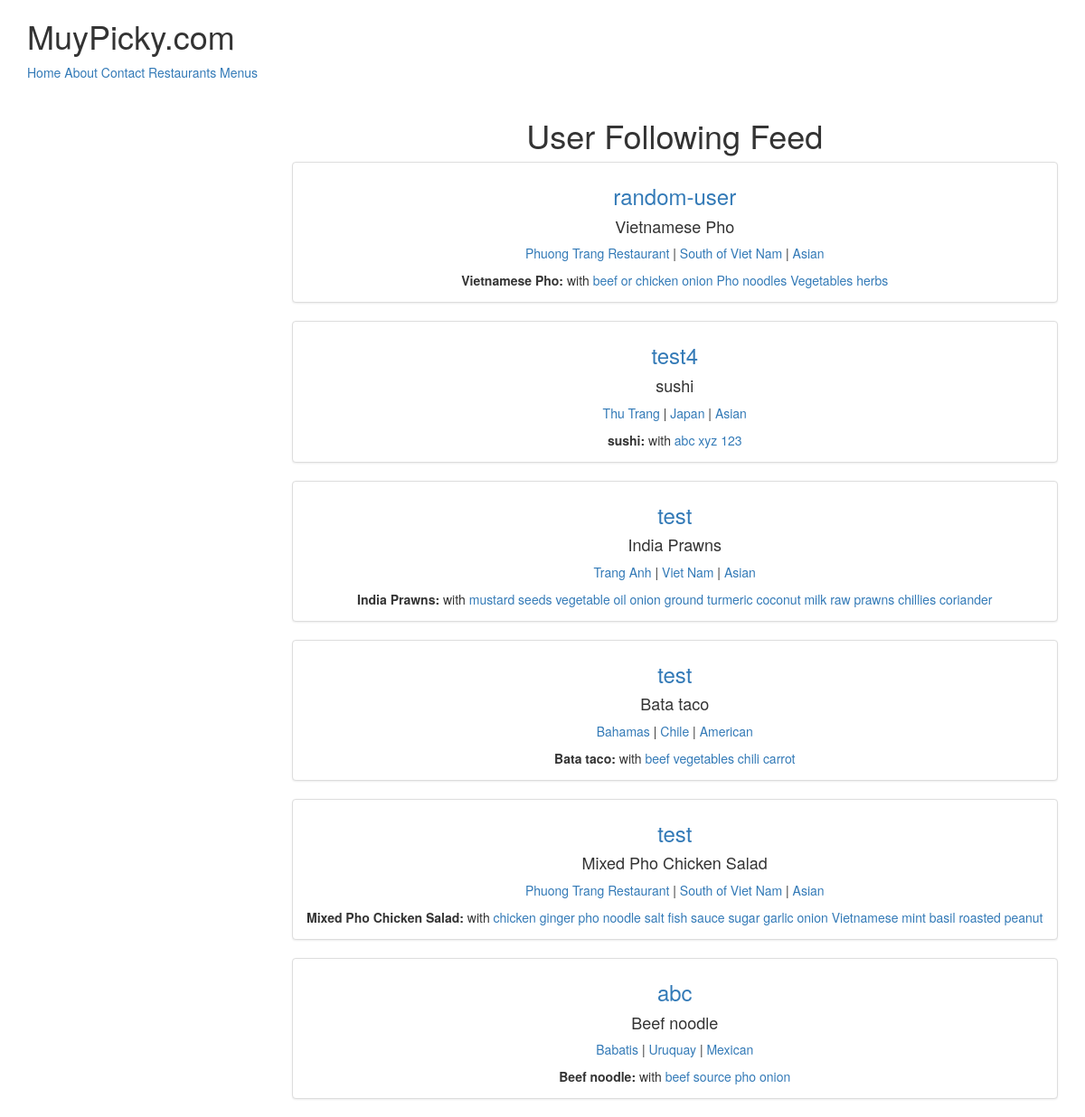
The app's page / (signed in) with its own data.
### menus/models.py (models this page shows, shortened)
class Item(models.Model):
	user		= models.ForeignKey(settings.AUTH_USER_MODEL)
	restaurant 	= models.ForeignKey(RestaurantLocation)
	name		= models.CharField(max_length=120)
	contents	= models.TextField(help_text='Seperate each item by comma')
	excludes	= models.TextField(blank=True, null=True, help_text='Seperate each item by comma')
	public		= models.BooleanField(default=True)
	timestamp	= models.DateTimeField(auto_now_add=True)
	updated		= models.DateTimeField(auto_now=True)
	class Meta:
		ordering = ['-updated', '-timestamp']
	def get_contents(self):
		return self.contents.split(',')

### restaurants/models.py (models this page shows, shortened)
class RestaurantLocation(models.Model):
	owner		= models.ForeignKey(User) # Django Models Unleached JOINCFE.com
	name		= models.CharField(max_length=120)
	location	= models.CharField(max_length=120, null=True, blank=True)
	category	= models.CharField(max_length=120, null=True, blank=True, validators=[validate_category])
	timestamp	= models.DateTimeField(auto_now_add=True)
	updated		= models.DateTimeField(auto_now=True)
	slug		= models.SlugField(null=True, blank=True)
	objects = RestaurantLocationManager()		# add Model.objects.all()
	class Meta:
		ordering = ['-updated', '-timestamp']
	@property
	def title(self):
		return self.name

### menus/views.py (the view)
# urls.py: url(r'^$', HomeView.as_view(), name='home'),
class HomeView(View):
	def get(self, request, *args, **kwargs):
		if not request.user.is_authenticated():
			return render(request, 'home.html',{})
		user = request.user
		is_following_user_ids = [x.user.id for x in user.is_following.all()]
		qs = Item.objects.filter(user__id__in=is_following_user_ids, public=True).order_by('-updated')
		return render(request, 'menus/home-feed.html', {'object_list': qs})

### menus/templates/menus/home-feed.html (shortened to what this page needs)
{% extends 'base.html' %}
{% block content %}
	<div class="row">
	<div class="col-sm-9 text-center col-sm-offset-3">
		<h1>User Following Feed</h1>
		{% for obj in object_list %}
		<div class="thumbnail">
		<h3><a href="{% url 'profiles:detail' username=obj.user.username %}">{{ obj.user.username }}</a></h3>
		<h4>{{ obj.name }}</h4>
		<p><a href="{% url 'profiles:detail' username=obj.user.username %}?q={{obj.restaurant.title}}">{{obj.restaurant.title}}</a> | <a href="{% url 'profiles:detail' username=obj.user.username %}?q={{obj.restaurant.location}}">{{obj.restaurant.location}}</a> | <a href="{% url 'profiles:detail' username=obj.user.username %}?q={{obj.restaurant.category}}">{{obj.restaurant.category}}</a></p>
		<p>
		<b>{{ obj.name }}:</b> with
			{% for ing in obj.get_contents %}
				<a href="{% url 'profiles:detail' username=obj.user.username %}?q={{ing}}"> {{ ing }}</a>
			{% endfor %}
		</p>
		</div>
		{% endfor %}
	</div>
	</div>
{% endblock %}

### templates/base.html (shortened to what this page needs)
<!DOCTYPE html>
<html lang="en">
<head>
	{% include 'snippets/css.html' %}
</head>
<body>
{% include 'snippets/nav.html' %}
<br/>
<div class="container">
	{% block content %}
	{% endblock %}
</div>
</body>
</html>

### templates/snippets/nav.html
<div class="container">
<h1>MuyPicky.com</h1>
<a href="{% url 'home' %}">Home</a>
<a href="{% url 'about' %}">About</a>
<a href="{% url 'contact' %}">Contact</a>
{% if request.user.is_authenticated %}
<a href="{% url 'restaurants:list' %}">Restaurants</a>
<a href="{% url 'menus:list' %}">Menus</a>
{% endif%}
</div>

### records on screen
Item: user.username "random-user", name "Vietnamese Pho", restaurant "Phuong Trang Restaurant", restaurant.location "South of Viet Nam", restaurant.category "Asian", get_contents "beef or chicken" "onion" "Pho noodles" "Vegetables" "herbs"
Item: user.username "test4", name "sushi", restaurant "Thu Trang", restaurant.location "Japan", restaurant.category "Asian", get_contents "abc" "xyz" "123"
Item: user.username "test", name "India Prawns", restaurant "Trang Anh", restaurant.location "Viet Nam", restaurant.category "Asian", get_contents "mustard seeds" "vegetable oil" "onion" "ground turmeric" "coconut milk" "raw prawns" "chillies" "coriander"
Item: user.username "test", name "Bata taco", restaurant "Bahamas", restaurant.location "Chile", restaurant.category "American", get_contents "beef" "vegetables" "chili" "carrot"
Item: user.username "test", name "Mixed Pho Chicken Salad", restaurant "Phuong Trang Restaurant", restaurant.location "South of Viet Nam", restaurant.category "Asian", get_contents "chicken" "ginger" "pho noodle" "salt" "fish sauce" "sugar" "garlic" "onion" "Vietnamese mint" "basil" "roasted peanut"
Item: user.username "abc", name "Beef noodle", restaurant "Babatis", restaurant.location "Uruquay", restaurant.category "Mexican", get_contents "beef" "source" "pho" "onion"
